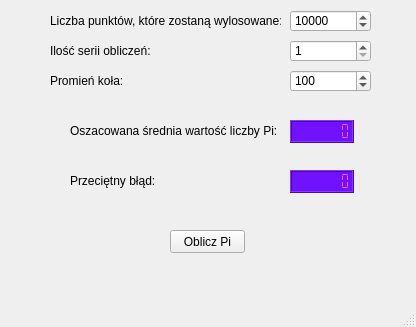
<?xml version="1.0" encoding="UTF-8"?>
<ui version="4.0">
 <class>MainWindow</class>
 <widget class="QMainWindow" name="MainWindow">
  <property name="geometry">
   <rect>
    <x>0</x>
    <y>0</y>
    <width>416</width>
    <height>327</height>
   </rect>
  </property>
  <property name="windowTitle">
   <string>Pi, symulacje Monte Carlo</string>
  </property>
  <widget class="QWidget" name="centralwidget">
   <widget class="QPushButton" name="pushButton_1">
    <property name="geometry">
     <rect>
      <x>170</x>
      <y>230</y>
      <width>75</width>
      <height>23</height>
     </rect>
    </property>
    <property name="text">
     <string>Oblicz Pi</string>
    </property>
   </widget>
   <widget class="QLCDNumber" name="lcdNumber_1">
    <property name="geometry">
     <rect>
      <x>290</x>
      <y>120</y>
      <width>64</width>
      <height>23</height>
     </rect>
    </property>
    <property name="font">
     <font>
      <pointsize>8</pointsize>
      <weight>75</weight>
      <bold>true</bold>
     </font>
    </property>
    <property name="autoFillBackground">
     <bool>false</bool>
    </property>
    <property name="styleSheet">
     <string notr="true">QLCDNumber{
    color: rgb(255, 89, 242);    
    background-color: rgb(112, 17, 255);
}




</string>
    </property>
    <property name="digitCount">
     <number>7</number>
    </property>
    <property name="segmentStyle">
     <enum>QLCDNumber::Flat</enum>
    </property>
   </widget>
   <widget class="QSpinBox" name="spinBox_1">
    <property name="geometry">
     <rect>
      <x>290</x>
      <y>10</y>
      <width>81</width>
      <height>22</height>
     </rect>
    </property>
    <property name="minimum">
     <number>10</number>
    </property>
    <property name="maximum">
     <number>990000000</number>
    </property>
    <property name="singleStep">
     <number>100</number>
    </property>
    <property name="value">
     <number>10000</number>
    </property>
   </widget>
   <widget class="QLabel" name="label_1">
    <property name="geometry">
     <rect>
      <x>50</x>
      <y>0</y>
      <width>231</width>
      <height>41</height>
     </rect>
    </property>
    <property name="text">
     <string>Liczba punktów, które zostaną wylosowane: </string>
    </property>
   </widget>
   <widget class="QLabel" name="label_2">
    <property name="geometry">
     <rect>
      <x>70</x>
      <y>100</y>
      <width>211</width>
      <height>61</height>
     </rect>
    </property>
    <property name="text">
     <string>Oszacowana średnia wartość liczby Pi:</string>
    </property>
   </widget>
   <widget class="QSpinBox" name="spinBox_2">
    <property name="geometry">
     <rect>
      <x>290</x>
      <y>40</y>
      <width>81</width>
      <height>22</height>
     </rect>
    </property>
    <property name="minimum">
     <number>1</number>
    </property>
    <property name="maximum">
     <number>10000</number>
    </property>
   </widget>
   <widget class="QLabel" name="label_3">
    <property name="geometry">
     <rect>
      <x>50</x>
      <y>40</y>
      <width>211</width>
      <height>21</height>
     </rect>
    </property>
    <property name="text">
     <string>Ilość serii obliczeń:</string>
    </property>
   </widget>
   <widget class="QLabel" name="label_4">
    <property name="geometry">
     <rect>
      <x>50</x>
      <y>70</y>
      <width>231</width>
      <height>21</height>
     </rect>
    </property>
    <property name="text">
     <string>Promień koła:</string>
    </property>
   </widget>
   <widget class="QSpinBox" name="spinBox_3">
    <property name="geometry">
     <rect>
      <x>290</x>
      <y>70</y>
      <width>81</width>
      <height>22</height>
     </rect>
    </property>
    <property name="minimum">
     <number>1</number>
    </property>
    <property name="maximum">
     <number>32000</number>
    </property>
    <property name="value">
     <number>100</number>
    </property>
   </widget>
   <widget class="QLabel" name="label_5">
    <property name="geometry">
     <rect>
      <x>70</x>
      <y>170</y>
      <width>181</width>
      <height>21</height>
     </rect>
    </property>
    <property name="text">
     <string>Przeciętny błąd:</string>
    </property>
   </widget>
   <widget class="QLCDNumber" name="lcdNumber_2">
    <property name="geometry">
     <rect>
      <x>290</x>
      <y>170</y>
      <width>64</width>
      <height>23</height>
     </rect>
    </property>
    <property name="styleSheet">
     <string notr="true">QLCDNumber{
    color: rgb(255, 89, 242);    
    background-color: rgb(112, 17, 255);
}</string>
    </property>
    <property name="digitCount">
     <number>7</number>
    </property>
    <property name="segmentStyle">
     <enum>QLCDNumber::Flat</enum>
    </property>
   </widget>
  </widget>
  <widget class="QMenuBar" name="menubar">
   <property name="geometry">
    <rect>
     <x>0</x>
     <y>0</y>
     <width>416</width>
     <height>21</height>
    </rect>
   </property>
  </widget>
  <widget class="QStatusBar" name="statusbar"/>
 </widget>
 <resources/>
 <connections/>
</ui>
